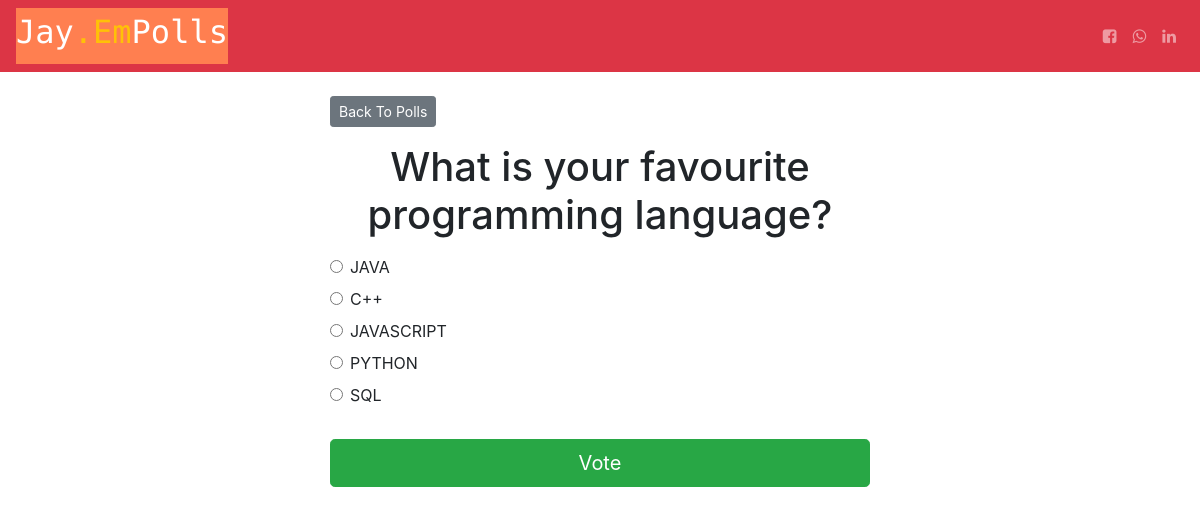
Page /polls/3/ on the committed database.
### polls/models.py (models this page shows, shortened)
class Question(models.Model):
    question_text = models.CharField(max_length=200)
    pub_date = models.DateTimeField('date published')

class Choice(models.Model):
    question = models.ForeignKey(Question, on_delete=models.CASCADE)
    choice_text = models.CharField(max_length=200)
    votes = models.IntegerField(default=0)

### polls/views.py (the view)
# urls.py: path('<int:question_id>/', views.detail, name='detail'),
def detail(request, question_id):
  try:
    question = Question.objects.get(pk=question_id)
  except Question.DoesNotExist:
    raise Http404("Question does not exist")
  return render(request, 'polls/detail.html', { 'question': question })

### templates/polls/detail.html (shortened to what this page needs)
{% extends 'base.html' %}
{% block content %}
<a class="btn btn-secondary btn-sm mb-3" href="{% url 'polls:index' %}">Back To Polls</a>
<h1 class="text-center mb-3">{{ question.question_text }}</h1>
<form action="{% url 'polls:vote' question.id %}" method="post">
	{% for choice in question.choice_set.all %}
		<div class="form-check">
			<input
				type="radio"
				name="choice"
				class="form-check-input"
				id="choice{{ forloop.counter }}"
				value="{{ choice.id }}"
			/>
			<label for="choice{{ forloop.counter }}">{{ choice.choice_text }}</label
			>
		</div>
	{% endfor %}
	<input type="submit" value="Vote" class="btn btn-success btn-lg btn-block mt-4" />
</form>
{% endblock %}

### templates/base.html (style rules this page uses)
html { font-size: 1rem; }
@media (min-width: 500px) { html { font-size: 1rem; } }
@media (min-width: 768px) { html { font-size: 1.5rem; } }
@media (min-width: 992px) { html { font-size: 1rem; } }
@media (min-width: 1200px) { html { font-size: 1rem; } }

### rows in the picture
Question: question_text "What is your favourite programming language?"
Choice: choice_text "JAVA"
Choice: choice_text "C++"
Choice: choice_text "JAVASCRIPT"
Choice: choice_text "PYTHON"
Choice: choice_text "SQL"
